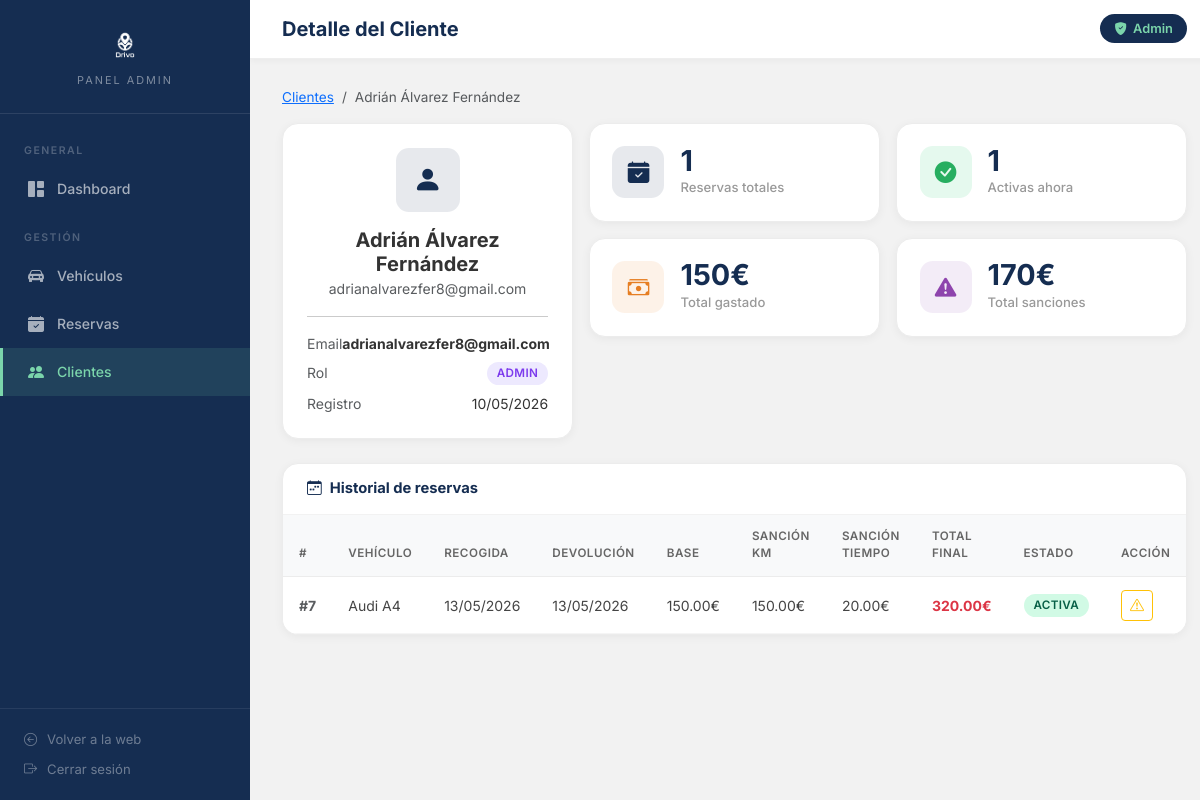
/Controller/admin/cliente_detalle.php?id=5 (signed in), run on the app's committed database.
### tables this page shows
CREATE TABLE IF NOT EXISTS `clientes` (
  `id` int(11) NOT NULL AUTO_INCREMENT,
  `usuario` varchar(50) NOT NULL,
  `passw` varchar(255) NOT NULL,
  `email` varchar(100) NOT NULL,
  `nombre` varchar(50) NOT NULL,
  `apellidos` varchar(100) NOT NULL,
  `rol` enum('admin','cliente') NOT NULL DEFAULT 'cliente',
  `fecha_registro` timestamp NOT NULL DEFAULT current_timestamp(),
  PRIMARY KEY (`id`),
  UNIQUE KEY `usuario` (`usuario`),
  UNIQUE KEY `email` (`email`)
);

CREATE TABLE IF NOT EXISTS `reservas` (
  `id` int(11) NOT NULL AUTO_INCREMENT,
  `id_vehiculo` int(11) NOT NULL,
  `id_cliente` int(11) NOT NULL,
  `fecha_reserva` timestamp NOT NULL DEFAULT current_timestamp(),
  `fecha_inicio` date NOT NULL,
  `fecha_fin` date NOT NULL,
  `sancion_km` decimal(8,2) NOT NULL DEFAULT 0.00,
  `sancion_tiempo` decimal(8,2) NOT NULL DEFAULT 0.00,
  `precio_total` decimal(10,2) NOT NULL,
  `estado` enum('Pendiente','Activa','Finalizada','Cancelada') NOT NULL DEFAULT 'Pendiente',
  PRIMARY KEY (`id`),
  KEY `idx_vehiculo` (`id_vehiculo`),
  KEY `idx_cliente` (`id_cliente`),
  CONSTRAINT `fk_reserva_cliente` FOREIGN KEY (`id_cliente`) REFERENCES `clientes` (`id`) ON UPDATE CASCADE,
  CONSTRAINT `fk_reserva_vehiculo` FOREIGN KEY (`id_vehiculo`) REFERENCES `flota` (`id`) ON UPDATE CASCADE
);

CREATE TABLE IF NOT EXISTS `flota` (
  `id` int(11) NOT NULL AUTO_INCREMENT,
  `matricula` varchar(15) NOT NULL,
  `marca` varchar(50) NOT NULL,
  `modelo` varchar(50) NOT NULL,
  `motor` varchar(100) NOT NULL,
  `cambios` varchar(50) NOT NULL,
  `traccion` varchar(50) NOT NULL,
  `llantas` int(2) NOT NULL DEFAULT 17,
  `anio` int(4) NOT NULL,
  `precio_dia` decimal(8,2) NOT NULL DEFAULT 0.00,
  `imagen` varchar(255) DEFAULT 'default.jpg',
  `disponible` tinyint(1) NOT NULL DEFAULT 1,
  `oferta` tinyint(1) NOT NULL DEFAULT 0,
  PRIMARY KEY (`id`),
  UNIQUE KEY `matricula` (`matricula`)
);

### Controller/admin/cliente_detalle.php (called while the page is built, shortened)
<?php
require_once '../../Model/Cliente.php';
require_once '../../Model/Reserva.php';
$id_cliente = filter_input(INPUT_GET, 'id', FILTER_VALIDATE_INT);
$cliente = Cliente::getClienteById($id_cliente);
$reservas = Reserva::getReservasByCliente($id_cliente);
include '../../View/admin/cliente_detalle_view.php';

### Model/Cliente.php (called while the page is built, shortened)
<?php
class Cliente {
    private $usuario;
    private $email;
    private $nombre;
    private $apellidos;
    private $rol;
    private $fecha_registro;
    public function __construct($usuario = "", $passw = "", $email = "", $nombre = "", $apellidos = "", $rol = "cliente", $id = null, $fecha_registro = null) {
        $this->usuario = $usuario;
        $this->email = $email;
        $this->nombre = $nombre;
        $this->apellidos = $apellidos;
        $this->rol = $rol;
        $this->fecha_registro = $fecha_registro;
    }
    public function getUsuario() { return $this->usuario; }
    public function getEmail() { return $this->email; }
    public function getNombre() { return $this->nombre; }
    public function getApellidos() { return $this->apellidos; }
    public function getRol() { return $this->rol; }
    public static function getClienteById($id) {
        $conexion = DrivoDB::connectDB();
        $consulta = "SELECT * FROM clientes WHERE id = :id";
        $stmt = $conexion->prepare($consulta);
        $stmt->bindParam(':id', $id);
        $stmt->execute();
        $registro = $stmt->fetch(PDO::FETCH_OBJ);
        if ($registro) {
            return new Cliente($registro->usuario, $registro->passw, $registro->email,
                               $registro->nombre, $registro->apellidos, $registro->rol,
                               $registro->id, $registro->fecha_registro);
        }
        return null;
    }
    public function getFechaRegistro() { return $this->fecha_registro; }
}
?>

### Model/Reserva.php (called while the page is built, shortened)
<?php
require_once 'Vehiculo.php';
class Reserva {
    private $id;
    private $id_vehiculo;
    private $fecha_inicio;
    private $fecha_fin;
    private $sancion_km;
    private $sancion_tiempo;
    private $precio_total;
    private $estado;
    private $vehiculoAsociado;
    public function __construct($id_vehiculo, $id_cliente, $fecha_inicio, $fecha_fin, $precio_total, $estado = 'Pendiente', $sancion_km = 0, $sancion_tiempo = 0, $fecha_reserva = null, $id = null) {
        $this->id = $id;
        $this->id_vehiculo = $id_vehiculo;
        $this->fecha_inicio = $fecha_inicio;
        $this->fecha_fin = $fecha_fin;
        $this->sancion_km = $sancion_km;
        $this->sancion_tiempo = $sancion_tiempo;
        $this->precio_total = $precio_total;
        $this->estado = $estado;
    }
    public function getId() { return $this->id; }
    public function getFechaInicio() { return $this->fecha_inicio; }
    public function getFechaFin() { return $this->fecha_fin; }
    public function getSancionKm() { return $this->sancion_km; }
    public function getSancionTiempo() { return $this->sancion_tiempo; }
    public function getPrecioTotal() { return $this->precio_total; }
    public function getEstado() { return $this->estado; }
    public function getVehiculo() {
        if ($this->vehiculoAsociado == null) {
            $this->vehiculoAsociado = Vehiculo::getById($this->id_vehiculo);
        }
        return $this->vehiculoAsociado;
    }
    public static function getReservasByCliente($id_cliente) {
        $conexion = DrivoDB::connectDB();
        $consulta = "SELECT * FROM reservas WHERE id_cliente = :id_cliente ORDER BY fecha_inicio ASC";
        $stmt = $conexion->prepare($consulta);
        $stmt->bindParam(':id_cliente', $id_cliente);
        $stmt->execute();
        $reservas = [];
        while ($registro = $stmt->fetch(PDO::FETCH_OBJ)) {
            $reservas[] = new Reserva(
                $registro->id_vehiculo, $registro->id_cliente, $registro->fecha_inicio,
                $registro->fecha_fin, $registro->precio_total, $registro->estado,
                $registro->sancion_km, $registro->sancion_tiempo, $registro->fecha_reserva, $registro->id
            );
        }
        return $reservas;
    }
}
?>

### Model/Vehiculo.php (called while the page is built, shortened)
<?php
class Vehiculo {
    private $marca;
    private $modelo;
    public function __construct($matricula = "", $marca = "", $modelo = "", $motor = "", $cambios = "", $traccion = "", $llantas = 17, $anio = 0, $precio_dia = 0.0, $imagen = "default.jpg", $disponible = 1, $oferta = 0, $id = null) {
        $this->marca = $marca;
        $this->modelo = $modelo;
    }
    public function getNombreCompleto() {
        return $this->marca . ' ' . $this->modelo;
    }
    public static function getById($id) {
        $conexion = DrivoDB::connectDB();
        $consulta = "SELECT * FROM flota WHERE id = :id";
        $stmt = $conexion->prepare($consulta);
        $stmt->bindParam(':id', $id);
        $stmt->execute();
        $registro = $stmt->fetch(PDO::FETCH_OBJ);
        if ($registro) {
            return new Vehiculo(
                $registro->matricula, $registro->marca, $registro->modelo,
                $registro->motor, $registro->cambios, $registro->traccion,
                $registro->llantas, $registro->anio, $registro->precio_dia,
                $registro->imagen, $registro->disponible, $registro->oferta, $registro->id
            );
        }
        return null;
    }
}
?>

### View/admin/cliente_detalle_view.php (the view, shortened to what this page needs)
<?php
include 'layout_top.php';
?>
<nav aria-label="breadcrumb" class="mb-3">
    <ol class="breadcrumb" style="font-size:0.85rem">
        <li class="breadcrumb-item"><a href="/Proyecto/Controller/admin/clientes_admin.php">Clientes</a></li>
        <li class="breadcrumb-item active"><?= htmlspecialchars($cliente->getNombre() . ' ' . $cliente->getApellidos()) ?></li>
    </ol>
</nav>
<div class="row g-3 mb-4">
    <div class="col-md-4">
        <div class="admin-table-card p-4">
            <div class="text-center mb-3">
                <div class="stat-icon blue mx-auto mb-3" style="width:64px;height:64px;font-size:1.8rem">
                    <i class="bi bi-person-fill"></i>
                </div>
                <h5 class="fw-bold mb-0"><?= htmlspecialchars($cliente->getNombre() . ' ' . $cliente->getApellidos()) ?></h5>
                <span class="text-muted small"><?= htmlspecialchars($cliente->getUsuario()) ?></span>
            </div>
            <hr>
            <div class="small">
                <div class="d-flex justify-content-between mb-2">
                    <span class="text-muted">Email</span>
                    <span class="fw-bold"><?= htmlspecialchars($cliente->getEmail()) ?></span>
                </div>
                <div class="d-flex justify-content-between mb-2">
                    <span class="text-muted">Rol</span>
                    <span class="estado-badge <?= $cliente->getRol() === 'admin' ? '' : 'badge-activa' ?>"
                          style="<?= $cliente->getRol() === 'admin' ? 'background:#ede9fe;color:#7c3aed' : '' ?>">
                        <?= ucfirst($cliente->getRol()) ?>
                    </span>
                </div>
                <div class="d-flex justify-content-between">
                    <span class="text-muted">Registro</span>
                    <span><?= $cliente->getFechaRegistro() ? date('d/m/Y', strtotime($cliente->getFechaRegistro())) : 'N/A' ?></span>
                </div>
            </div>
        </div>
    </div>
    <div class="col-md-8">
        <div class="row g-3">
            <?php
            $totalReservas  = count($reservas);
            $reservasActivas = array_filter($reservas, fn($r) => $r->getEstado() === 'Activa');
            $totalSanciones  = array_sum(array_map(fn($r) => $r->getSancionKm() + $r->getSancionTiempo(), $reservas));
            $totalGastado    = array_sum(array_map(fn($r) => $r->getPrecioTotal(), $reservas));
            ?>
            <div class="col-6">
                <div class="stat-card">
                    <div class="stat-icon blue"><i class="bi bi-calendar-check-fill"></i></div>
                    <div><div class="stat-value"><?= $totalReservas ?></div><div class="stat-label">Reservas totales</div></div>
                </div>
            </div>
            <div class="col-6">
                <div class="stat-card">
                    <div class="stat-icon green"><i class="bi bi-check-circle-fill"></i></div>
                    <div><div class="stat-value"><?= count($reservasActivas) ?></div><div class="stat-label">Activas ahora</div></div>
                </div>
            </div>
            <div class="col-6">
                <div class="stat-card">
                    <div class="stat-icon orange"><i class="bi bi-cash-stack"></i></div>
                    <div><div class="stat-value"><?= number_format($totalGastado, 0) ?>€</div><div class="stat-label">Total gastado</div></div>
                </div>
            </div>
            <div class="col-6">
                <div class="stat-card">
                    <div class="stat-icon purple"><i class="bi bi-exclamation-triangle-fill"></i></div>
                    <div><div class="stat-value"><?= number_format($totalSanciones, 0) ?>€</div><div class="stat-label">Total sanciones</div></div>
                </div>
            </div>
        </div>
    </div>
</div>
<div class="admin-table-card">
    <div class="table-card-header">
        <h5><i class="bi bi-calendar-week me-2"></i>Historial de reservas</h5>
    </div>
    <div class="table-responsive">
        <table class="table table-hover">
            <thead>
                <tr>
                    <th>#</th>
                    <th>Vehículo</th>
                    <th>Recogida</th>
                    <th>Devolución</th>
                    <th>Base</th>
                    <th>Sanción km</th>
                    <th>Sanción tiempo</th>
                    <th>Total final</th>
                    <th>Estado</th>
                    <th>Acción</th>
                </tr>
            </thead>
            <tbody>
                <?php if (empty($reservas)): ?>
                    <tr><td colspan="10" class="text-center text-muted py-4">Este cliente no tiene reservas.</td></tr>
                <?php else: ?>
                    <?php foreach ($reservas as $r): ?>
                        <?php $v = $r->getVehiculo(); ?>
                        <tr>
                            <td class="text-muted fw-bold">#<?= $r->getId() ?></td>
                            <td><?= $v ? htmlspecialchars($v->getNombreCompleto()) : 'N/A' ?></td>
                            <td><?= date('d/m/Y', strtotime($r->getFechaInicio())) ?></td>
                            <td><?= date('d/m/Y', strtotime($r->getFechaFin())) ?></td>
                            <td><?= $r->getPrecioTotal() ?>€</td>
                            <td><?= number_format($r->getSancionKm(), 2) ?>€</td>
                            <td><?= number_format($r->getSancionTiempo(), 2) ?>€</td>
                            <td class="fw-bold text-danger">
                                <?= number_format($r->getPrecioTotal() + $r->getSancionKm() + $r->getSancionTiempo(), 2) ?>€
                            </td>
                            <td>
                                <span class="estado-badge badge-<?= strtolower($r->getEstado()) ?>"><?= $r->getEstado() ?></span>
                            </td>
                            <td>
                                <button class="btn btn-sm btn-outline-warning"
                                        data-bs-toggle="collapse"
                                        data-bs-target="#sancion-<?= $r->getId() ?>">
                                    <i class="bi bi-exclamation-triangle"></i>
                                </button>
                            </td>
                        </tr>
                    <?php endforeach; ?>
                <?php endif; ?>
            </tbody>
        </table>
    </div>
</div>
<?php include 'layout_bottom.php'; ?>

### View/admin/css/admin.css (style rules this page uses)
* { margin: 0; padding: 0; box-sizing: border-box; }
body { font-family: 'Inter', sans-serif; background-color: #f2f2f2; color: #333; }
.stat-card { background: #fff; border-radius: 1rem; padding: 1.4rem; display: flex; align-items: center; gap: 1rem; box-shadow: 0 2px 10px rgba(0, 0, 0, 0.05); border: 1px solid #ececec; transition: transform 0.2s, box-shadow 0.2s; }
.stat-icon { width: 52px; height: 52px; border-radius: 0.8rem; display: flex; align-items: center; justify-content: center; font-size: 1.35rem; flex-shrink: 0; }
.stat-icon.blue { background: rgba(21, 45, 81, 0.1); color: #152D51; }
.stat-icon.green { background: rgba(46, 204, 113, 0.12); color: #27ae60; }
.stat-icon.orange { background: rgba(230, 126, 34, 0.1); color: #e67e22; }
.stat-icon.purple { background: rgba(142, 68, 173, 0.1); color: #8e44ad; }
.stat-value { font-size: 1.8rem; font-weight: 700; color: #152D51; line-height: 1; }
.stat-label { color: #999; font-size: 0.82rem; margin-top: 0.2rem; font-weight: 500; }
.admin-table-card { background: #fff; border-radius: 1rem; box-shadow: 0 2px 10px rgba(0, 0, 0, 0.05); border: 1px solid #ececec; overflow: hidden; }
.table-card-header { padding: 1rem 1.5rem; border-bottom: 1px solid #f2f2f2; display: flex; justify-content: space-between; align-items: center; }
.table-card-header h5 { font-weight: 700; color: #152D51; margin: 0; font-size: 0.92rem; }
.admin-table-card .table { margin: 0; font-size: 0.875rem; }
.admin-table-card .table thead th { background: #f8f9fa; color: #666; font-weight: 600; font-size: 0.73rem; text-transform: uppercase; letter-spacing: 0.5px; border-bottom: 1px solid #ececec; padding: 0.8rem 1rem; }
.admin-table-card .table tbody td { padding: 0.8rem 1rem; vertical-align: middle; border-bottom: 1px solid #f5f5f5; color: #444; }
.estado-badge { display: inline-block; padding: 3px 10px; border-radius: 20px; font-size: 0.73rem; font-weight: 600; text-transform: uppercase; letter-spacing: 0.3px; }
.badge-activa { background: #d1fae5; color: #065f46; }

### data on the page
clientes: $cliente->getNombre() . ' ' . $cliente->getApellidos() "Adrián Álvarez Fernández", usuario "adrianalvarezfer8@gmail.com", email "adrianalvarezfer8@gmail.com", rol "ADMIN", fecha_registro "10/05/2026"
reservas: estado "1", precio_total "150", totalSanciones "170", id "7", id_vehiculo.modelo "Audi A4", fecha_inicio "13/05/2026", fecha_fin "13/05/2026", precio_total "150.00", sancion_km "150.00", sancion_tiempo "20.00", $r->getPrecioTotal() + $r->getSancionKm() + $r->getSancionTiempo() "320.00", estado "ACTIVA"

### other printed values
$tituloPagina "Detalle del Cliente"
$_SESSION['nombre'] "Admin"
$totalReservas "1"
